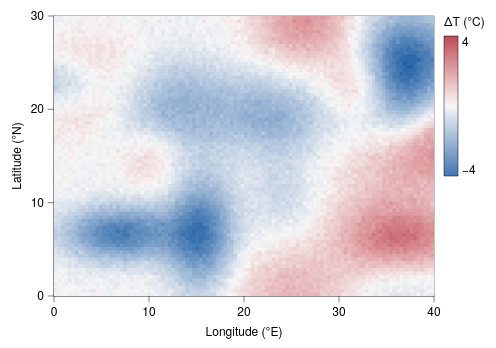

Here is the Vega-Lite specification saved for this chart:
### Vega-Lite specification from a JSON file in a GitHub repository (floating-point values rounded to 4 significant figures; data arrays with more than 128 entries replaced by an {"elided": "..."} marker saying what was removed)
{"background": null, "config": {"arc": {"fill": "#DBDBDB", "fillOpacity": 1.0, "innerRadius": 35.0, "padAngle": 0.03, "stroke": "black", "strokeOpacity": 1, "strokeWidth": 0.25}, "area": {"fill": "#DBDBDB", "fillOpacity": 1.0, "stroke": "black", "strokeOpacity": 1, "strokeWidth": 0.25}, "axis": {"domain": true, "domainCap": "round", "domainColor": "black", "domainWidth": 0.25, "grid": false, "gridCap": "round", "gridColor": "#F1F1F1", "gridDash": [0, 0], "gridOpacity": 1.0, "gridWidth": 0.25, "labelColor": "black", "labelFont": "Helvetica Neue, HelveticaNeue, Helvetica, Arial, sans-serif", "labelFontSize": 6, "labelFontStyle": "normal", "labelFontWeight": 400, "offset": 0, "ticks": true, "tickCap": "round", "tickColor": "black", "tickRound": false, "tickSize": 3, "tickWidth": 0.25, "titleColor": "black", "titleFont": "Helvetica Neue, HelveticaNeue, Helvetica, Arial, sans-serif", "titleFontSize": 6, "titleFontStyle": "normal", "titleFontWeight": 400}, "axisX": {"domain": true, "labelAlign": "center", "labelAngle": 0, "labels": true, "ticks": true, "translate": 0}, "axisY": {"domain": true, "labelAlign": "right", "labelAngle": 0, "labels": true, "ticks": true, "translate": 0}, "axisRight": {"domain": true, "labelAlign": "left", "labelAngle": 0, "labels": true, "ticks": true, "translate": 0}, "axisTop": {"domain": true, "labelAlign": "center", "labelAngle": 0, "labels": true, "ticks": true, "translate": 0}, "axisBand": {"tickOffset": 0}, "bar": {"fill": "#DBDBDB", "fillOpacity": 1.0, "stroke": "black", "strokeOpacity": 1, "strokeWidth": 0.25}, "boxplot": {"size": 12.6, "ticks": {"cornerRadius": 0.25, "fill": "black", "opacity": 1, "size": 6.3, "thickness": 0.25}, "box": {"fillOpacity": 1.0, "stroke": "black", "strokeOpacity": 1, "strokeWidth": 0.25}, "median": {"cornerRadius": 0, "fill": "black", "fillOpacity": 1.0, "opacity": 1, "size": 12.6, "thickness": 0.25}, "rule": {"fill": "black", "fillOpacity": 1.0, "size": 14.0, "stroke": "black", "strokeDash": [0, 0], "strokeOpacity": 1, "strokeWidth": 0.25}, "outliers": {"color": "black", "fill": "black", "fillOpacity": 1.0, "size": 0, "stroke": "black", "strokeOpacity": 1, "strokeWidth": 0.25}}, "circle": {"fill": "black", "fillOpacity": 1.0, "size": 1.75, "stroke": null, "strokeOpacity": 1, "strokeWidth": 0.25}, "errorband": {"band": {"fillOpacity": 0.6, "stroke": null, "strokeWidth": 0.25, "strokeOpacity": 1}, "borders": {"opacity": 0, "strokeOpacity": 1, "strokeWidth": 0.25}}, "errorbar": {"opacity": 1, "rule": {"strokeDash": [0, 0], "strokeWidth": 0.25}, "ticks": {"color": "black", "cornerRadius": 0.125, "opacity": 1, "size": 8.4, "thickness": 0.25}, "thickness": 0.25}, "font": "Helvetica Neue, HelveticaNeue, Helvetica, Arial, sans-serif", "geoshape": {"fill": "#DBDBDB", "fillOpacity": 1.0, "stroke": "black", "strokeOpacity": 1, "strokeWidth": 0.25}, "header": {"labelColor": "black", "labelFont": "Helvetica Neue, HelveticaNeue, Helvetica, Arial, sans-serif", "labelFontSize": 6, "labelFontStyle": "normal", "labelFontWeight": 400, "titleColor": "black", "titleFont": "Helvetica Neue, HelveticaNeue, Helvetica, Arial, sans-serif", "titleFontSize": 6, "titleFontStyle": "normal", "titleFontWeight": 400, "titlePadding": 0}, "legend": {"disable": false, "offset": 4.5, "titlePadding": 4, "labelOffset": 2, "gradientLabelOffset": 2, "columnPadding": 4, "rowPadding": 2, "gradientLength": 70.0, "gradientThickness": 7.0, "gradientOpacity": 1.0, "gradientStrokeColor": "black", "gradientStrokeWidth": 0.25, "labelColor": "black", "labelFont": "Helvetica Neue, HelveticaNeue, Helvetica, Arial, sans-serif", "labelFontSize": 6, "labelFontStyle": "normal", "labelFontWeight": 400, "strokeColor": "black", "strokeWidth": 0, "symbolSize": 36, "symbolStrokeColor": "black", "symbolStrokeWidth": 0.25, "titleColor": "black", "titleFont": "Helvetica Neue, HelveticaNeue, Helvetica, Arial, sans-serif", "titleFontSize": 6, "titleFontStyle": "normal", "titleFontWeight": 400}, "line": {"color": "black", "stroke": "black", "strokeCap": "butt", "strokeDash": [0, 0], "strokeOpacity": 1, "strokeWidth": 0.5}, "point": {"filled": true, "fill": "#DBDBDB", "fillOpacity": 1.0, "size": 7.0, "stroke": "black", "strokeOpacity": 1, "strokeWidth": 0.25}, "range": {"category": ["#B2B2B2", "#4A7CD3", "#008542", "#664CAF", "#509F98", "#636363", "#284F93", "#005226", "#382864", "#285753"], "diverging": {"scheme": ["#443E60", "#5F597E", "#7C759B", "#9994B6", "#B7B4CC", "#D6D5DC", "#F6F6F6", "#D1DAD9", "#A4C2BF", "#7AA9A4", "#578E89", "#37736E", "#1B5954"]}, "heatmap": {"scheme": ["#440154", "#472270", "#433E82", "#38598C", "#2C728E", "#238A8D", "#24A086", "#39B578", "#5DC862", "#96D646", "#CAE02D", "#FDE724"]}, "ordinal": {"scheme": ["#F1F1F1", "#DBDBDB", "#C6C6C6", "#B2B2B2", "#9D9D9D", "#898989", "#767676", "#636363", "#515151", "#404040", "#2F2F2F", "#1F1F1F"]}, "ramp": {"scheme": ["#440154", "#472270", "#433E82", "#38598C", "#2C728E", "#238A8D", "#24A086", "#39B578", "#5DC862", "#96D646", "#CAE02D", "#FDE724"]}}, "rule": {"color": "black", "stroke": "black", "strokeCap": "round", "strokeDash": [2, 2], "strokeOpacity": 1, "strokeWidth": 0.25}, "scale": {"barBandPaddingInner": 0.1, "rectBandPaddingInner": 0, "tickBandPaddingInner": 0.1, "bandPaddingOuter": 0.1, "bandWithNestedOffsetPaddingInner": 0.2, "bandWithNestedOffsetPaddingOuter": 0.2, "offsetBandPaddingInner": 0, "offsetBandPaddingOuter": 0, "round": false}, "rect": {"fill": "#DBDBDB", "fillOpacity": 1.0, "stroke": "black", "strokeOpacity": 1, "strokeWidth": 0.25}, "square": {"fill": "#DBDBDB", "fillOpacity": 1.0, "size": 14.0, "stroke": "black", "strokeOpacity": 1, "strokeWidth": 0.25}, "text": {"color": "black", "font": "Helvetica Neue, HelveticaNeue, Helvetica, Arial, sans-serif", "fontSize": 6, "fontStyle": "normal", "fontWeight": 400}, "tick": {"color": "black", "cornerRadius": 0.125, "opacity": 1.0, "size": 12.6, "thickness": 0.25}, "title": {"anchor": "middle", "frame": "group", "color": "black", "font": "Helvetica Neue, HelveticaNeue, Helvetica, Arial, sans-serif", "fontSize": 6, "fontStyle": "normal", "fontWeight": 400, "subtitleColor": "black", "subtitleFont": "Helvetica Neue, HelveticaNeue, Helvetica, Arial, sans-serif", "subtitleFontSize": 6, "subtitleFontStyle": "normal", "subtitleFontWeight": 400}, "trail": {"color": "black", "opacity": 1, "size": 0.5}, "view": {"continuousWidth": 190, "continuousHeight": 140, "discreteWidth": 190, "discreteHeight": 140, "fill": null, "stroke": "black", "strokeWidth": 0.25}}, "data": {"name": "data-3dd7a702cd43fab36ea1c2dfa6191459"}, "mark": {"type": "rect", "clip": true, "stroke": null}, "encoding": {"color": {"field": "anom", "scale": {"domain": [-4, 4], "range": ["#4177B1", "#5F8CBD", "#7DA1C9", "#9BB6D5", "#B9CBE0", "#D7E0EB", "#F6F6F6", "#F0DADA", "#E8BDBF", "#DFA1A5", "#D4858B", "#C96872", "#BC4A5A"]}, "title": "ΔT (°C)", "type": "quantitative"}, "x": {"field": "lon", "scale": {"domain": [0, 40.0], "nice": false}, "title": "Longitude (°E)", "type": "quantitative"}, "x2": {"field": "lon2"}, "y": {"field": "lat", "scale": {"domain": [0, 30.0], "nice": false}, "title": "Latitude (°N)", "type": "quantitative"}, "y2": {"field": "lat2"}}, "$schema": "https://vega.github.io/schema/vega-lite/v6.4.1.json", "datasets": {"data-3dd7a702cd43fab36ea1c2dfa6191459": {"elided": "8800 records"}}}
